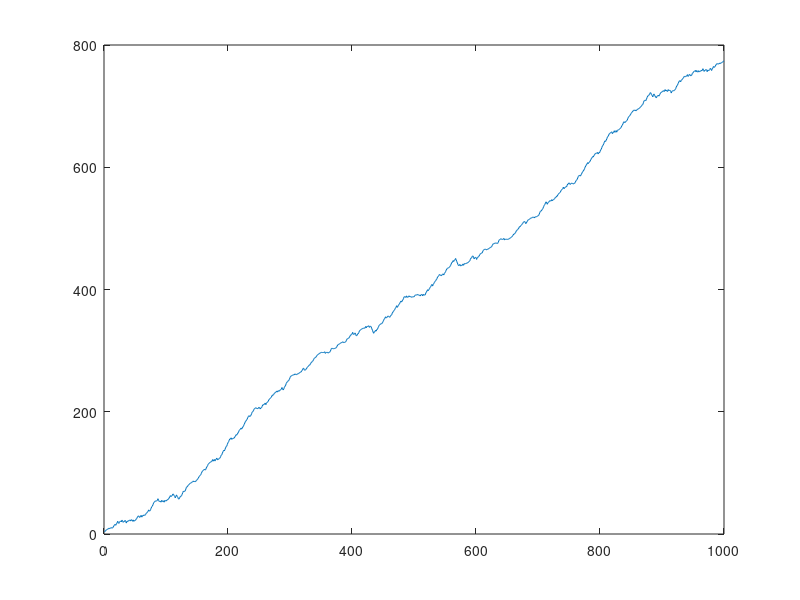

This figure's MATLAB source:
t = 0:1/100:10-1/100;

x = sin(2*50*pi*t+1); %+ sin(2*pi*40*t);
plot(x);
shg;


y = fft(x); 
m = abs(y);
pp=angle(y);
p = unwrap(angle(y));
plot(p);